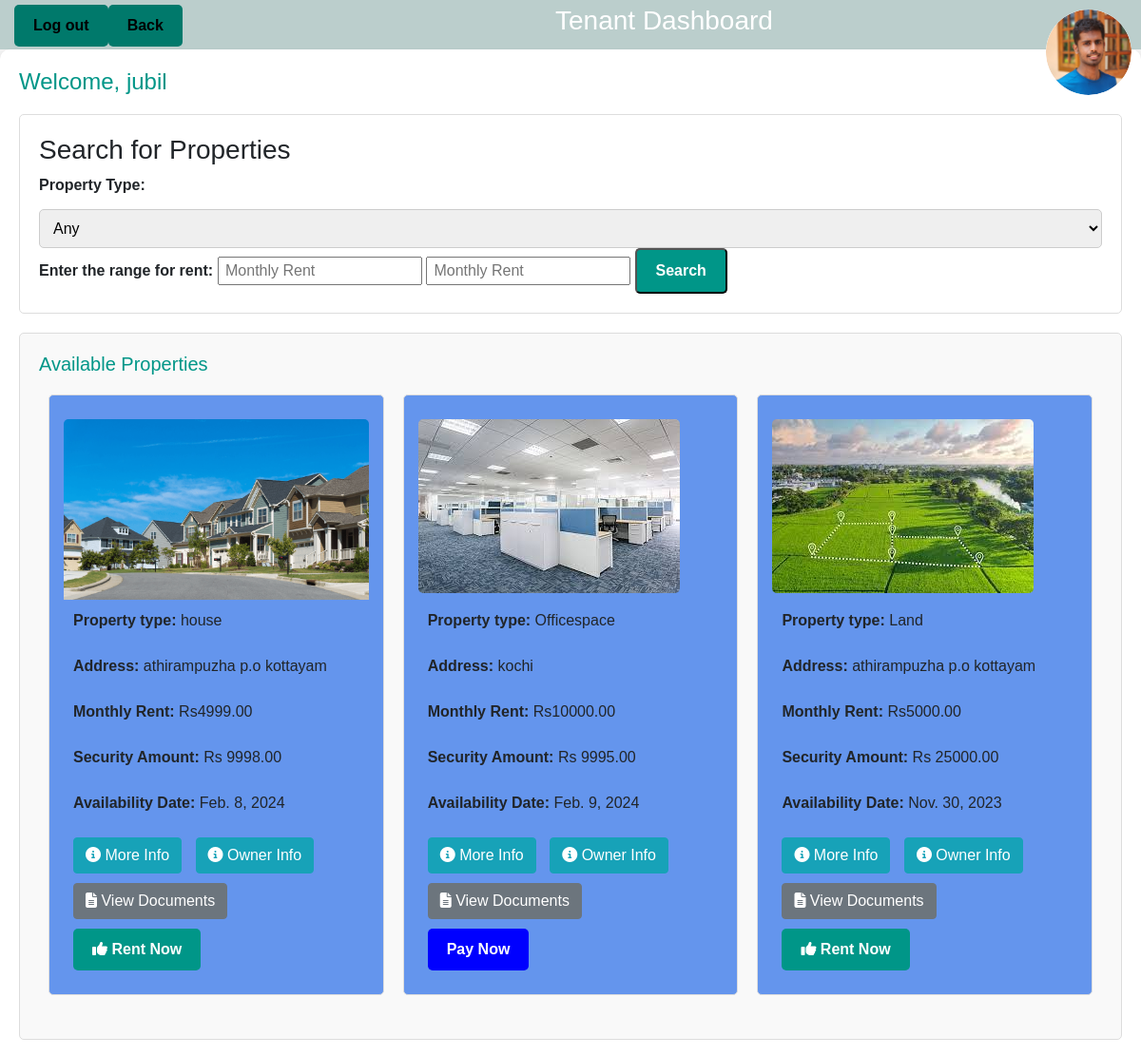
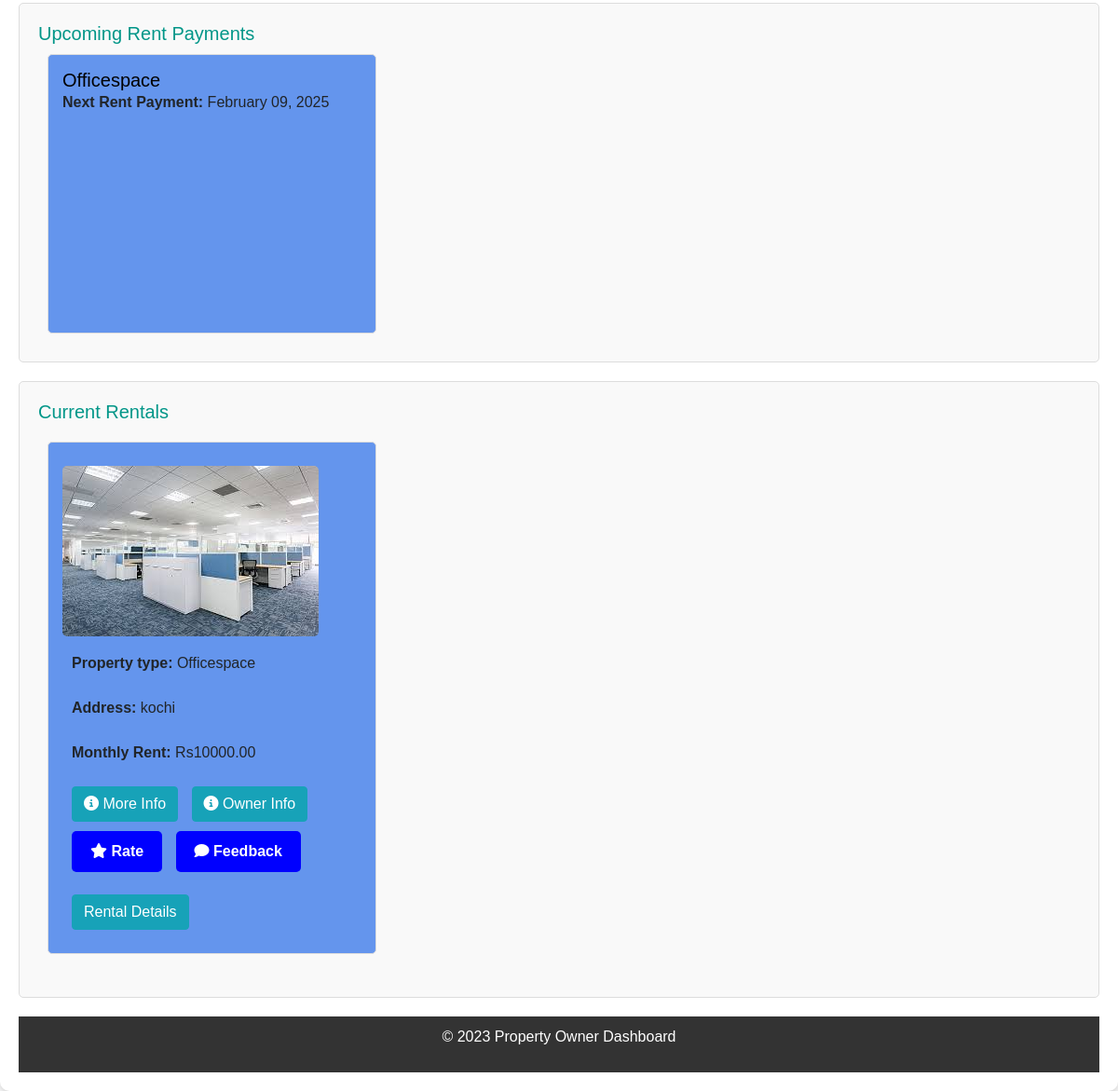
/tenantpg/ (signed in), run on an earlier commit of the app's database (2 pictures, top to bottom).
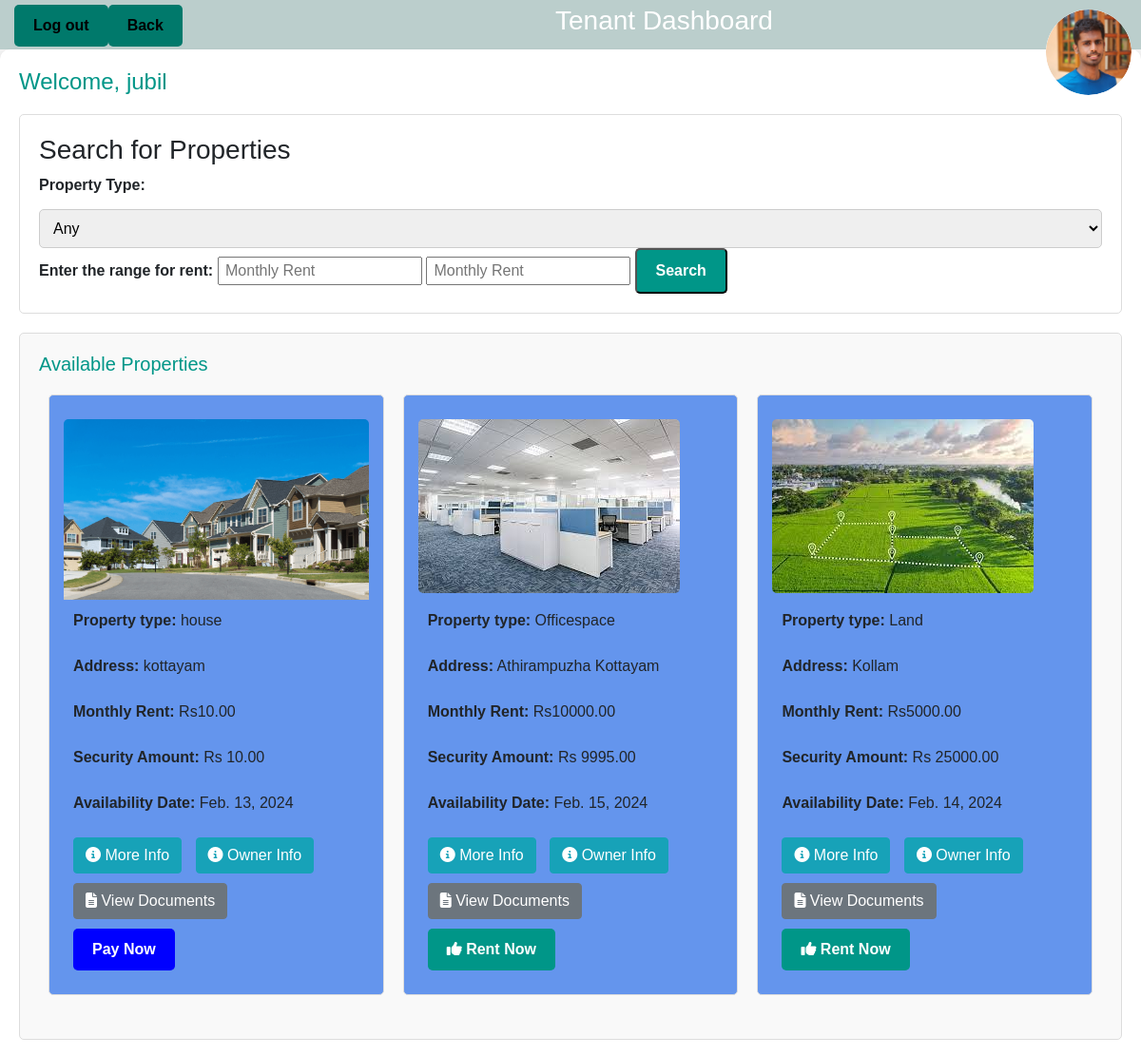
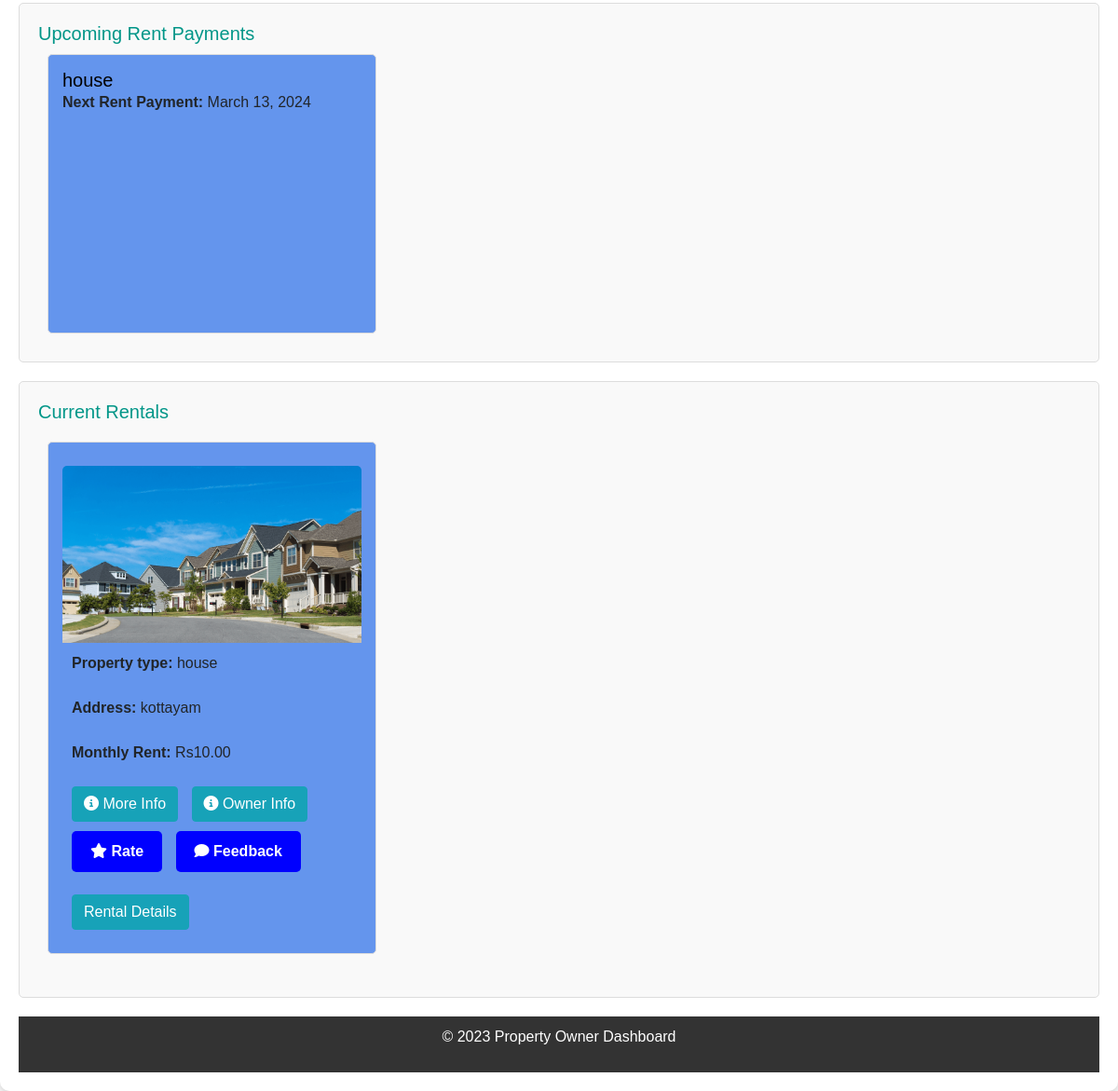
And on a later commit of the database (2 pictures, top to bottom).
### rental/models.py (models this page shows, shortened)
class PropertyImage(models.Model):
    property = models.ForeignKey(Property, on_delete=models.CASCADE)
    category = models.CharField(max_length=20)  # Add a category field
    image = models.ImageField(upload_to='property_images/')

class Property(models.Model):
    property_owner = models.ForeignKey(
        get_user_model(),
        on_delete=models.CASCADE
    )
    property_type = models.CharField(max_length=20, choices=[('apartment', 'Apartment'), ('house', 'House'), ('office', 'Office')])
    address = models.CharField(max_length=255)
    monthly_rent = models.DecimalField(max_digits=10, decimal_places=2)
    security_deposit = models.DecimalField(max_digits=10, decimal_places=2)
    lease_duration = models.CharField(max_length=20, choices=[('1 year', '1 Year'), ('month-to-month', 'Month-to-Month')])
    availability_date = models.DateField()
    APPROVAL_CHOICES = [
        ('pending', 'Pending'),
        ('approved', 'Approved'),
        ('rejected', 'Rejected'),
    ]
    approval_status = models.CharField(
        max_length=20,
        choices=APPROVAL_CHOICES,
        default='pending',
    )
    deleted = models.BooleanField(default=False)

### rental/views.py (the view)
# urls.py: path('tenantpg/',views.tenantpg,name='tenantpg'),
def tenantpg(request):
    filtered_properties = Property.objects.filter(approval_status='Approved')
    property_type = request.GET.get('property_type')
    min_rent = request.GET.get('min_rent')
    max_rent = request.GET.get('max_rent')
    filter_params = Q()
    if property_type:
        filter_params &= Q(property_type=property_type)
    if min_rent:
        filter_params &= Q(monthly_rent__gte=min_rent)
    if max_rent:
        filter_params &= Q(monthly_rent__lte=max_rent)
    filtered_properties = filtered_properties.filter(filter_params)
    rented_properties = []  # Initialize rented_properties as an empty list
    if 'username' in request.session:
        username = request.session['username']
        try:
            user_profile = Profile.objects.get(user__username=username)
        except Profile.DoesNotExist:
            user_profile = None
        for property in filtered_properties:
            property.is_rental_request_accepted = property.rentalrequest_set.filter(tenant=user_profile, status='Accepted').exists()
            if property.is_rental_request_accepted:
                availability_date = property.availability_date
                lease_duration = property.lease_duration
                if lease_duration == '1 year':
                    upcoming_payment_date = availability_date + relativedelta(years=1)
                elif lease_duration == 'Month-to-month':
                    upcoming_payment_date = (availability_date + relativedelta(months=1))
                else:
                    upcoming_payment_date = None
                property.upcoming_payment_date = upcoming_payment_date
                rented_properties.append(property)
                lease_agreements = LeaseAgreement.objects.filter(property=property)
                if lease_agreements.exists():
                 latest_lease_agreement = lease_agreements.order_by('-created_at').first()
                 property.lease_agreement = latest_lease_agreement
            else:
                property.lease_agreement = None
        payment_made = Payment.objects.filter(property__in=rented_properties, user_profile=user_profile).exists()
        context = {
            'user_profile': user_profile,
            'properties': filtered_properties,
            'rented_properties': rented_properties,
            'payment_made': payment_made,
        }
        response = render(request, 'tenantpg.html', context)
        response['Cache-Control'] = 'no-store, must-revalidate'
        return response
    else:
        return redirect('index')

### templates/tenantpg.html (shortened to what the changed rows need)
{% load static %}
<!DOCTYPE html>
<html>
<head>
    <link rel="stylesheet" href="https://maxcdn.bootstrapcdn.com/bootstrap/4.5.2/css/bootstrap.min.css">
    <link rel="stylesheet" href="https://cdnjs.cloudflare.com/ajax/libs/font-awesome/6.2.0/css/all.min.css">
    <link rel="stylesheet" href="https://cdnjs.cloudflare.com/ajax/libs/font-awesome/6.2.0/css/all.min.css">
    <link rel="stylesheet" href="https://cdnjs.cloudflare.com/ajax/libs/font-awesome/6.2.0/css/all.min.css">
</head>
<body>
    <header>
        <h1>Tenant Dashboard</h1>
    </header>
    <div class="dashboard">
        <h2>Welcome, {{ request.session.username }}</h2>
        <div class="section">
            <ul class="property-list">
                {% for property in properties %}
                    <li class="property-card">
                        <div class="carousel slide" data-ride="carousel">
                            <div class="carousel-inner">
                                {% for image in property.propertyimage_set.all %}
                                    <div class="carousel-item {% if forloop.first %}active{% endif %}">
                                        <img src="{{ image.image.url }}" alt="{{ property.property_name }}">
                                    </div>
                                {% endfor %}
                            </div>
                        </div>
                        <div class="property-details">
                            <p><strong>Property type:</strong> {{ property.property_type }}</p><br>
                            <p><strong>Address:</strong> {{ property.address }}</p><br>
                            <p><strong>Monthly Rent:</strong> Rs{{ property.monthly_rent }}</p><br>
                            <p><strong>Security Amount:</strong> Rs {{ property.security_deposit }}</p><br>
                            <p><strong>Availability Date:</strong> {{ property.availability_date }}</p><br>
                            <a href="{% url 'property_detail' property.id %}" class="btn btn-info">
                                <i class="fas fa-info-circle"></i> More Info
                            </a>
                            <a href="{% url 'ownerinfo' property.id %}" class="btn btn-info" style="margin-right: 10px;">
                                <i class="fas fa-info-circle"></i> Owner Info
                            </a>
                            <a href="{% url 'admviewdocs' property.id %}" class="btn btn-secondary" style="margin-top: 10px; margin-right: 10px;">
                                <i class="fas fa-file-alt"></i> View Documents
                            </a>
                            {% if property.is_rental_request_accepted %}
                        {% if property.payment_set.exists %}
                            <span class="badge badge-success">Rented</span>
                            <form method="post" action="{% url 'generate_property_pdf' property.id %}">
                                {% csrf_token %}
                                <button type="submit" class="btn btn-warning">
                                    Property Invoice
                                </button>
                            </form>
                        {% else %}
                            <form method="post" action="{% url 'payment' property.id %}">
                                <button type="submit" class="btn btn-primary">
                                    Pay Now
                                </button>
                            </form>
                        {% endif %}
                    {% else %}
                        <form method="post" action="{% url 'submit_rental_request' property.id %}">
                            <button type="submit" class="btn btn-success rent-button">
                                <i class="fas fa-thumbs-up"></i> Rent Now
                            </button>
                        </form>
                    {% endif %}
                    </li>
                {% endfor %}
            </ul>
        </div>
<div class="section">
    {% for property in properties %}
        {% if property.is_rental_request_accepted %}
            <div class="property-card">
                <h4 style="color: #000;">{{ property.property_type }}</h4>
                <p><strong>Next Rent Payment:</strong> {{ property.upcoming_payment_date|date:"F d, Y" }}</p>
            </div>
        {% endif %}
    {% endfor %}
</div>
<div class="section">
    <ul class="property-list">
        {% for rented_property in rented_properties %}
            <li class="property-card">
                <div class="carousel slide" data-ride="carousel">
                    <div class="carousel-inner">
                        {% for image in rented_property.propertyimage_set.all %}
                            <div class="carousel-item {% if forloop.first %}active{% endif %}">
                                <img src="{{ image.image.url }}" alt="{{ rented_property.property_name }}">
                            </div>
                        {% endfor %}
                    </div>
                </div>
                <div class="property-details">
                    <p><strong>Property type:</strong> {{ rented_property.property_type }}</p><br>
                    <p><strong>Address:</strong> {{ rented_property.address }}</p><br>
                    <p><strong>Monthly Rent:</strong> Rs{{ rented_property.monthly_rent }}</p><br>
                    <a href="{% url 'property_detail' rented_property.id %}" class="btn btn-info">
                        <i class="fas fa-info-circle"></i> More Info
                    </a>
                    <a href="{% url 'ownerinfo' rented_property.id %}" class="btn btn-info" style="margin-right: 10px;">
                        <i class="fas fa-info-circle"></i> Owner Info
                    </a>
                    <div class="feedback-section">
                        <a class="btn btn-primary" href="{% url 'propertyfeedback' rented_property.id %}">
                            <i class="fas fa-star"></i> Rate
                        </a>
                        <a class="btn btn-primary" href="{% url 'propertyfeedback' rented_property.id %}">
                            <i class="fas fa-comment"></i> Feedback
                        </a>
                    </div>
                    <br><button class="btn btn-info" data-toggle="modal" data-target="#leaseAgreementModal{{ rented_property.id }}">
                       Rental Details
                    </button>
            </li>
        {% endfor %}
    </ul>
</div>
</body>
</html>

What changed in the data, as far as the page shows it:
no longer on one of the page's lists (row edited): Property: property_type "Officespace", upcoming_payment_date "February 09, 2025", address "kochi", monthly_rent "10000.00"
now on one of the page's lists (row edited): Property: property_type "house", upcoming_payment_date "March 13, 2024", address "kottayam", monthly_rent "10.00"
changed Property "house": address "athirampuzha p.o kottayam" → "kottayam"; monthly_rent "4999.00" → "10.00"; security_deposit "9998.00" → "10.00"; availability_date "Feb. 8, 2024" → "Feb. 13, 2024"; gains PropertyImage (image (picture)); text "Rent Now" → "Pay Now"
changed Property "Officespace": address "kochi" → "Athirampuzha Kottayam"; availability_date "Feb. 9, 2024" → "Feb. 15, 2024"; loses PropertyImage (image (picture)); text "Pay Now" → "Rent Now"
changed Property "Land": address "athirampuzha p.o kottayam" → "Kollam"; availability_date "Nov. 30, 2023" → "Feb. 14, 2024"
